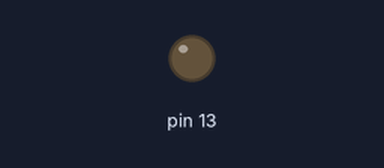
Bench run of a sketch on a simulated Arduino Uno, built with avr-gcc and run on an emulated ATmega328P. Parts: output pins drawn as LEDs (lit = HIGH).

Above: at 1.8 s.
At 37.7 s:
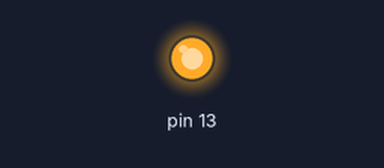
Timing chart, 0 to 38.5 s (numbered marks = the images above):
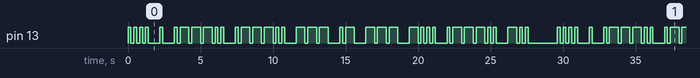

Measured:
- by itself, pin 13: moves between LOW and HIGH, repeating every 29.6 s
- by itself, everything shown: repeats every 29.6 s, in 76 steps

The sketch:

BlinkHelloWorld.ino
```cpp
#include <MorsePulse.h>

//BlinkHelloWorld.ino

//Create a MorsePulse object on GPIO pin 13 with 200 ms Morse pulses
MorsePulse blinker(13, 200);


void setup() {

}

void loop() {
	//Blink "Hello World"
	blinker.pulseText("Hello World");
}
```
